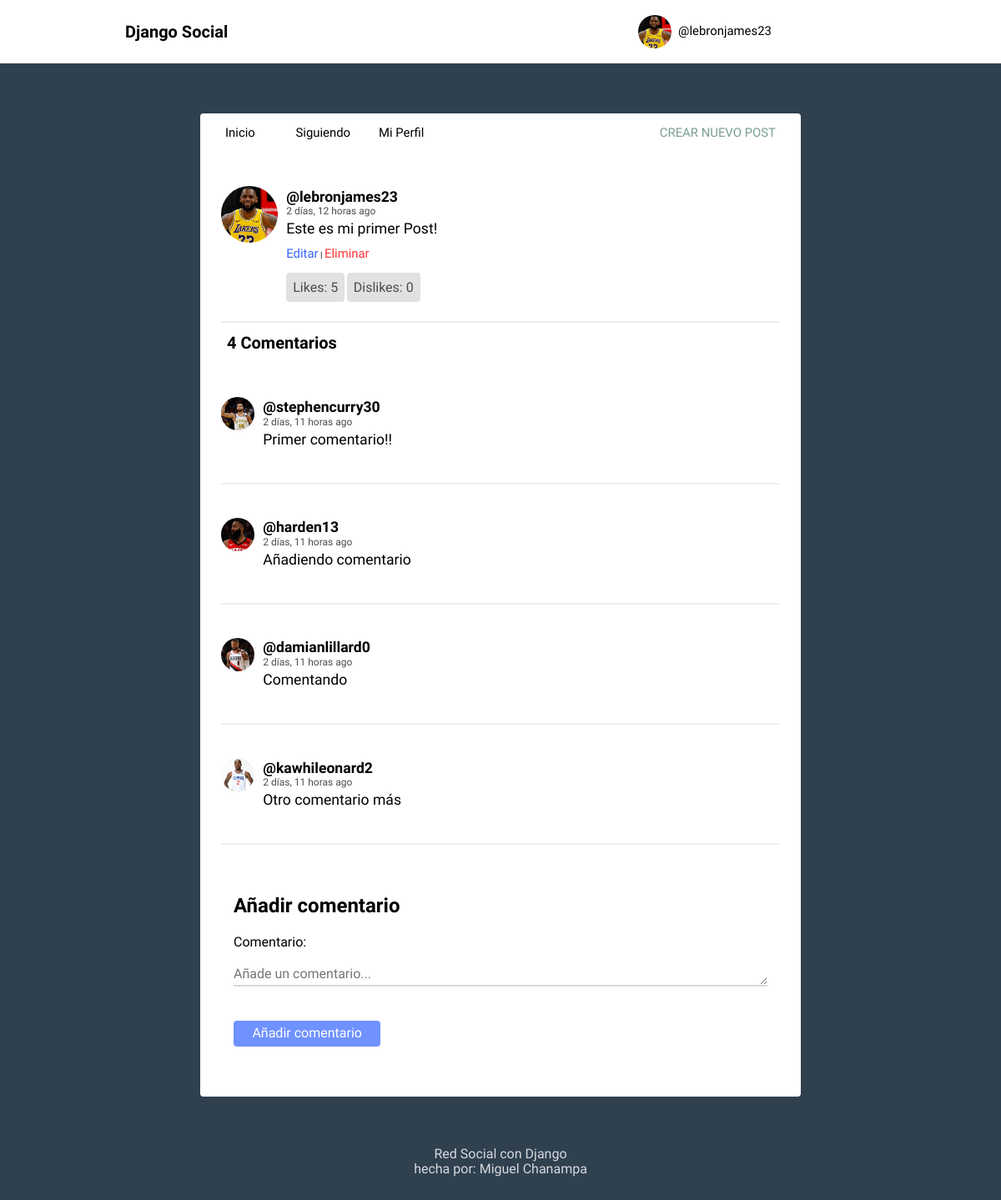
Page /post/1/ (signed in) on the committed database.
### red_social/models.py (models this page shows, shortened)
class Profile(models.Model):
    user = models.OneToOneField(User, on_delete=models.CASCADE)
    image = models.ImageField(null=True, blank=True, upload_to='media', default='default.png')

class Post(models.Model):
    user = models.ForeignKey(User, on_delete=models.CASCADE, related_name='posts')
    timestamp = models.DateTimeField(default=timezone.now)
    content = models.TextField()
    class Meta:
        ordering = ['-timestamp']
    def likes(self):
        user_ids = Like.objects.filter(to_post=self.id, type='L')\
                            .values_list('from_user', flat=True)
        return Post.objects.filter(id__in=user_ids)
    def dislikes(self):
        user_ids = Like.objects.filter(to_post=self.id, type='D')\
                            .values_list('from_user', flat=True)
        return Post.objects.filter(id__in=user_ids)
    def comments(self):
        user_ids = Comment.objects.filter(to_post=self.id)\
                            .values_list('from_user', flat=True)
        return Post.objects.filter(id__in=user_ids)

class Comment(models.Model):
    from_user = models.ForeignKey(User, on_delete=models.CASCADE, related_name='comment_user')
    to_post = models.ForeignKey(Post, related_name='comment_post', on_delete=models.CASCADE)
    timestamp = models.DateTimeField(default=timezone.now)
    content = models.TextField()

### red_social/views.py (the view)
# urls.py: path('post/<int:id>/', post_view, name='post'),
def post_view(request, id):
    post = Post.objects.get(pk=id)
    comments = Comment.objects.filter(to_post=id)
    current_user = get_object_or_404(User, pk=request.user.pk)
    if request.method == 'POST':
        form = CommentForm(request.POST)
        if form.is_valid():
            comment = form.save(commit=False)
            comment.from_user = current_user
            comment.to_post = post
            comment.save()
            messages.success(request, 'Comentario añadiddo')
            return redirect('post', id)
    else:
        form = CommentForm()
        liked = False
        disliked = False
        if Like.objects.filter(to_post=post.id, from_user=current_user.id, type='L').exists():
            liked = True
        if Like.objects.filter(to_post=post.id, from_user=current_user.id, type='D').exists():
            disliked = True
    context = {'post': post, 'comments': comments, 'form': form, 'liked': liked, 'disliked': disliked}
    return render(request, 'social/post_view.html', context)

### red_social/forms.py
class CommentForm(forms.ModelForm):
    content = forms.CharField(label='Comentario', widget=forms.Textarea(attrs={'rows':1, 'placeholder': 'Añade un comentario...'}))
    class Meta:
        model = Comment
        fields = ['content']

### red_social/templates/social/post_view.html (shortened to what this page needs)
{% extends 'social/layout.html' %}
{% load humanize %}
{% block content %}
<article>
    <div class="container-article">
        <img src="{{ post.user.profile.image.url }}">
        <div>
            <h2 class="username"><a href="{% url 'profile' post.user.username %}">@{{post.user}}</a></h2>
            <time data-time="#">{{post.timestamp|naturaltime}}</time>
            <div class="post">{{post.content}}</div>
            <br>
            {% if request.user == post.user %}
              <a class="blue" href="{% url 'post_edit' post.id %}">Editar</a>
              |
              <a class="red" href="{% url 'post_delete' post.id %}">Eliminar</a>
              <br>
              <br>
            {% endif %}
            <br>
            {% if liked %}
              <a class="post_like liked" href="{% url 'post_like' post.id %}">Likes: {{post.likes.count}}</a>
            {% else %}
              <a class="post_like" href="{% url 'post_like' post.id %}">Likes: {{post.likes.count}}</a>
            {% endif %}
            {% if disliked %}
              <a class="post_like disliked" href="{% url 'post_dislike' post.id %}">Dislikes: {{post.dislikes.count}}</a>
            {% else %}
              <a class="post_like" href="{% url 'post_dislike' post.id %}">Dislikes: {{post.dislikes.count}}</a>
            {% endif %}
        </div>
    </div>
</article>
{% include 'social/post_comments.html' %}
{% endblock %}

### red_social/templates/social/layout.html (shortened to what this page needs)
<!DOCTYPE html>
{% load static %}
<html>
<head>
	<link rel="stylesheet" type="text/css" href="{% static 'normalize.css' %}">
	<link rel="stylesheet" type="text/css" href="{% static 'style.css' %}">
	<link rel="stylesheet" type="text/css" href="{% static 'mystyle.css' %}">
</head>
<body>
	<header class="main-head">
		<nav class="main">
			<h1 id="logo">Django Social</h1>
			<ul>
				{% if request.user.is_authenticated %}
					<li class="dropdown">
						<a class="profile" href="{% url 'profile' request.user.username %}">
						<img class="post_comment" src="{{ request.user.profile.image.url }}">
							@{{ request.user.username }}
						</a>
					</li>
				{% else %}
					<li><a href="{% url 'register' %}">Registrarse</a></li>
					<li><a href="{% url 'login' %}">Iniciar Sesión</a></li>
				{% endif%}
			</ul>
		</nav>
	</header>
	<div class="main">
		<nav class="second-nav">
			<a class="feed" href="{% url 'feed' %}">Inicio</a>
			{% if request.user.is_authenticated %}
				<a class="feed" href="{% url 'feed_following' request.user.username %}">Siguiendo</a>
				<a class="profile" href="{% url 'profile' request.user.username %}">Mi Perfil</a>
				<a class="new" href="{% url 'post' %}">Crear nuevo post</a>
			{% endif %}
		</nav>
		{% block content %}
		{% endblock content %}
	</div>
	<footer>
		<div class="row">
			<p>Red Social con Django<br>hecha por: Miguel Chanampa</p>
		</div>
	</footer>
</body>
</html>

### red_social/templates/social/post_comments.html (shortened to what this page needs)
{% load humanize %}
<h1 class="comments">{{ post.comments.count }} Comentarios</h1>
{% for comment in comments %}
<article>
    <div class="container-article">
        <img class="post_comment" src="{{ comment.from_user.profile.image.url }}">
        <div>
            <h3 class="username"><a href="{% url 'profile' post.user.username %}">@{{ comment.from_user }}</a></h3>
            <time data-time="#">{{ comment.timestamp|naturaltime }}</time>
            <div class="post">{{ comment.content }}</div>
            <br>
        </div>
    </div>
</article>
{% endfor %}
<form method="POST">
  <h2>Añadir comentario</h2>
  {{form.as_p}}
  <button type="sumbit" clase="post" id="">Añadir comentario</button>
</form>

### red_social/static/style.css (style rules this page uses)
body { background: #2F404F; font-size: 62.5%; font-family: 'Varela Round', Helvetica, Arial, serif; }
.blue { color: #3364FF !important; }
.red { color: #FF3333 !important; }
.post_comment { margin-top: 10px; height: 40px !important; width: 40px !important; margin-right: 10px; border-radius: 50%; }
.post_like { font-size: 1rem; color: #000; padding: .5rem; border: none; background: #D5D5D5; opacity: 0.7; border-radius: 4px; cursor: pointer; }
.comments { margin-left: 2rem; }
p { font-size: 1rem; }
button { font-size: 1rem; color: white; padding: 0.4rem 1.4rem; border: none; opacity: 0.7; background: #3364FF; border-radius: 4px; cursor: pointer; }
img { object-fit: cover; }
.main-head { background: white; color: black; }
nav.main { min-height: 7vh; display: flex; width: 75%; margin: auto; align-items: center; padding: 0.5rem; }
nav.main ul { display: flex; flex: 1 1 40rem; justify-content: space-around; align-items: center; list-style: none; }
nav.main ul li a { display: flex; flex-direction: row; align-items: center; }
nav.main ul li a img { margin-top: 0; margin-bottom: 0; margin-right: .5rem; }
#logo { flex: 2 1 40rem; }
a { font-size: .93rem; text-decoration: none; color: black; }
.main { background: white; width: 60%; margin: 5% auto; border-radius: 4px; padding-bottom: 20px; }
.second-nav { display: flex; padding: 15px 30px; }
.second-nav .feed { flex: 1 1 30px; }
.second-nav .profile { flex: 1 1 30px; }
.second-nav .new { flex: 6 1 5rem; text-align: right; text-transform: uppercase; color: #7A9D96; }
article { width: 93%; margin: auto; padding: 30px 0; border-bottom: 2px solid #ECEEEF; }
.username { margin-bottom: .1rem; }
.username a { font-size: 1.1rem; }
.container-article { display: flex; }
.container-article img { margin-top: 10px; height: 68px; width: 68px; margin-right: 10px; border-radius: 50%; }
time { font-size: .75rem; opacity: .7; }
.post { font-size: 1.1rem; margin-top: .2rem; }
.profile { display: flex; align-items: center; flex-direction: column; }
.profile img { height: 100px; width: 100px; margin-right: 10px; border-radius: 50%; margin: 20px; }
form { margin: 0; padding: 40px; font-size: 1rem; }
textarea { width: 100%; border: 0; border-bottom: 2px solid #D3D8DC; outline: 0; background: #fff; padding: 20px 0 4px; margin: 0 0 20px; color: #777B7E; }
footer { color: white; text-align: center; font-size: .875em; margin: 40px 0; }
footer p { opacity: .8; }

### red_social/static/mystyle.css (style rules this page uses)
.post_comment { height: 32px; width: 32px; margin-right: 10px; border-radius: 50%; }
.dropdown { position: relative !important; display: inline-block !important; }

### rows in the picture
Post: user.profile.image (picture), user "lebronjames23", timestamp "2 días, 12 horas ago", content "Este es mi primer Post!", likes.count "5", dislikes.count "0", comments.count "4"
Comment: from_user.profile.image (picture), from_user "stephencurry30", timestamp "2 días, 11 horas ago", content "Primer comentario!!"
Comment: from_user.profile.image (picture), from_user "harden13", timestamp "2 días, 11 horas ago", content "Añadiendo comentario"
Comment: from_user.profile.image (picture), from_user "damianlillard0", timestamp "2 días, 11 horas ago", content "Comentando"
Comment: from_user.profile.image (picture), from_user "kawhileonard2", timestamp "2 días, 11 horas ago", content "Otro comentario más"

### other values in the picture
{{ request.user.username }} "lebronjames23"
